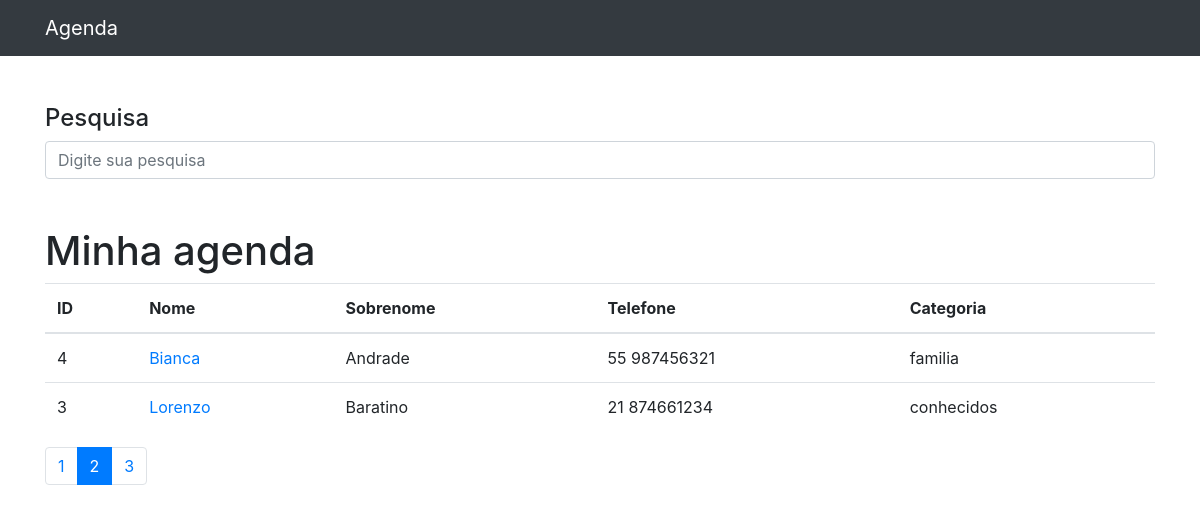
Screenshot of /?p=2&termo= with the database file from the repository.
### contato/models.py (models this page shows, shortened)
class Contato(models.Model):
    nome = models.CharField(max_length= 50)
    sobrenome = models.CharField(max_length= 50, blank= True)
    telefone = models.CharField(max_length= 20)
    email = models.EmailField(max_length= 50, blank=True)
    data_criacao = models.DateTimeField(default= timezone.now)
    descricao = models.TextField(blank= True)
    categoria = models.ForeignKey(Categoria, on_delete= models.DO_NOTHING)
    mostrar = models.BooleanField(default= True)
    foto = models.ImageField(blank= True, upload_to='fotos/%Y/%m/%d')

class Categoria(models.Model):
    categoria = models.CharField(max_length= 50)
    def __str__(self) -> str:
        return self.categoria

### contato/views.py (the view)
# urls.py: path('', views.index, name='index'),
def index(request):
    lista_contatos = Contato.objects.order_by('-id').filter(mostrar= True)
    paginator = Paginator(lista_contatos, 2)
    paginas = request.GET.get('p')
    contatos = paginator.get_page(paginas)
    return render(request, 'index.html', {'contatos': contatos})

### contato/templates/index.html (shortened to what this page needs)
{% extends 'base.html' %}
{% block conteudo %}
    <div class="container">
        <div class="row">
            <div class="col-lg-12">
                <h4 class="mt-5">Pesquisa</h4>
                <form method="get" action="{% url 'busca' %}">
                    <div class="form-group row">
                        <div class="col-12">
                        <input class="form-control"
                                type="search" value="{{ request.GET.termo }}"
                                id="search-input"
                                placeholder="Digite sua pesquisa"
                                name="termo">
                        </div>
                    </div>
                </form>
                <h1 class="mt-5">Minha agenda</h1>
                <table class="table">
                    <thead>
                    <tr>
                        <th>ID</th>
                        <th>Nome</th>
                        <th>Sobrenome</th>
                        <th>Telefone</th>
                        <th>Categoria</th>
                    </tr>
                    </thead>
                    <tbody>
                    {% for contato in contatos %}
                        <tr>
                            <td>{{contato.id}}</td>
                            <td>
                                <a href="{% url 'detalhes' contato.id %}">{{contato.nome}}</a>
                            </td>
                            <td>{{contato.sobrenome}}</td>
                            <td>{{contato.telefone}}</td>
                            <td>{{contato.categoria}}</td>
                        </tr>
                    {% endfor %}
                    </tbody>
                </table>
                <nav aria-label="Page navigation example">
                    <ul class="pagination">
                        {% for pagina in contatos.paginator.page_range %}
                            {% if  contatos.number == pagina %}
                                <li class="page-item active">
                                    <a class="page-link" href="?p={{pagina}}&termo={{request.GET.termo}}">{{ pagina}}</a>
                                </li>
                            {% else %}
                                <li class="page-item">
                                    <a class="page-link" href="?p={{pagina}}&termo={{request.GET.termo}}">{{pagina}}</a>
                                </li>
                            {% endif %}
                        {% endfor %}
                    </ul>
                </nav>
            </div>
        </div>
    </div>
{% endblock conteudo %}

### rows the page displays
Contato: id "4", nome "Bianca", sobrenome "Andrade", telefone "55 987456321", categoria "familia"
Contato: id "3", nome "Lorenzo", sobrenome "Baratino", telefone "21 874661234", categoria "conhecidos"

### other values shown
{{ pagina }} "1" "3"
{{ pagina }} "2"
